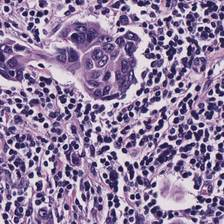
#> input picture StainTools/debug_data/96_19.jpeg, 224 x 224 px, given in place of i1.png, which was not available
$ python color_norm_single_process.py
#> lines starting #> are read from the running program, lines starting #| are printed output that depends on the picture; after the words box and inside, x2 and y2 are one past the last pixel; in counts of white or black regions, pixels touching at a corner belong together; pictures that were not available may be replaced by others from this repository, and a replacement may not be noted
### StainTools/stain_utils.py
"""
Uses the spams package:

http://spams-devel.gforge.inria.fr/index.html

Use with python via e.g https://anaconda.org/conda-forge/python-spams
"""

from __future__ import division

import numpy as np
import cv2 as cv
import spams
import matplotlib.pyplot as plt


##########################################

def read_image(path):
    """
    Read an image to RGB uint8
    :param path:
    :return:
    """
#> called with path = './data/i1.png'
    im = cv.imread(path)
#> im is the input picture: shape (224, 224, 3); mean B, G, R 161, 125.6, 145.8
    im = cv.cvtColor(im, cv.COLOR_BGR2RGB)
    return im


# [83 lines left out: functions show_colors, show, build_stack, patch_grid, not called in this run]


######################################

def standardize_brightness(I):
    """

    :param I:
    :return:
    """
    p = np.percentile(I, 90)
#> p = 224
    return np.clip(I * 255.0 / p, 0, 255).astype(np.uint8)
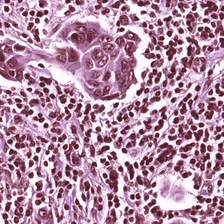
#> returned value: shape (224, 224, 3); mean of channels 0, 1, 2 164.4, 142.4, 180.5; drawn as B, G, R


def remove_zeros(I):
    """
    Remove zeros, replace with 1's.
    :param I: uint8 array
    :return:
    """
    mask = (I == 0)
    I[mask] = 1
    return I


def RGB_to_OD(I):
    """
    Convert from RGB to optical density
    :param I:
    :return:
    """
    I = remove_zeros(I)
    return -1 * np.log(I / 255)


# [16 lines left out: functions OD_to_RGB, normalize_rows, not called in this run]


def notwhite_mask(I, thresh=0.8):
    """
    Get a binary mask where true denotes 'not white'
    :param I:
    :param thresh:
    :return:
    """
#> called with thresh = 0.8
    I_LAB = cv.cvtColor(I, cv.COLOR_RGB2LAB)
#> I_LAB: shape (224, 224, 3); mean of channels 0, 1, 2 156.3, 144.3, 110.6
    L = I_LAB[:, :, 0] / 255.0
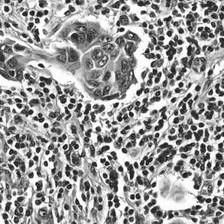
#> L: shape (224, 224) float64; min 0.0118, max 1, mean 0.613
    return (L < thresh)
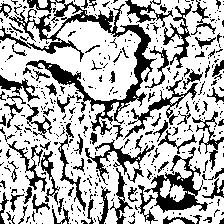
#> returned value: shape (224, 224) bool; 69.3% white; 436 black regions (345 under 20 px), largest, box (x1, y1, x2, y2) and area: (0, 0, 157, 135) 3752, (144, 147, 208, 213) 1274, (85, 139, 155, 185) 693


# [23 lines left out: functions sign, get_concentrations, not called in this run]

### StainTools/stainNorm_Vahadane.py
"""
Stain normalization inspired by method of:

A. Vahadane et al., ‘Structure-Preserving Color Normalization and Sparse Stain Separation for Histological Images’, IEEE Transactions on Medical Imaging, vol. 35, no. 8, pp. 1962–1971, Aug. 2016.

Uses the spams package:

http://spams-devel.gforge.inria.fr/index.html

Use with python via e.g https://anaconda.org/conda-forge/python-spams
"""

from __future__ import division

import spams
import numpy as np
import stain_utils as ut


def get_stain_matrix(I, threshold=0.8, lamda=0.1):
    """
    Get 2x3 stain matrix. First row H and second row E
    :param I:
    :param threshold:
    :param lamda:
    :return:
    """
    mask = ut.notwhite_mask(I, thresh=threshold).reshape((-1,))
    OD = ut.RGB_to_OD(I).reshape((-1, 3))
#> in remove_zeros, `mask = (I == 0)`:
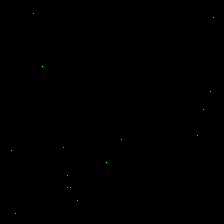
#> mask: shape (224, 224, 3) bool; mean of channels 0, 1, 2 0, 0.000299, 0; drawn as B, G, R
#> in remove_zeros, `I[mask] = 1`: I: shape (224, 224, 3); 0.03% of pixels changed, all inside (x1, y1, x2, y2) = (11, 13, 214, 214)
#> in RGB_to_OD, `return -1 * np.log(I / 255)`:
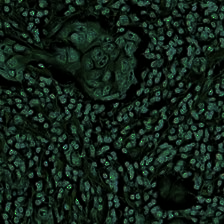
#> returned value: shape (224, 224, 3) float64; mean of channels 0, 1, 2 0.555, 0.754, 0.413; drawn with min black and max white
    OD = OD[mask]
    dictionary = spams.trainDL(OD.T, K=2, lambda1=lamda, mode=2, modeD=0, posAlpha=True, posD=True, verbose=False).T
    if dictionary[0, 0] < dictionary[1, 0]:
        dictionary = dictionary[[1, 0], :]
    dictionary = ut.normalize_rows(dictionary)
    return dictionary


###

class Normalizer(object):
    """
    A stain normalization object
    """

    def __init__(self):
        self.stain_matrix_target = None

    def fit(self, target):
        target = ut.standardize_brightness(target)
        self.stain_matrix_target = get_stain_matrix(target)

    def target_stains(self):
        return ut.OD_to_RGB(self.stain_matrix_target)

    # [23 lines left out: functions transform, hematoxylin, not called in this run]

### StainTools/color_norm_single_process.py
import os
import time
import csv
import glob
import pandas as pd
import stainNorm_Vahadane
import stain_utils as utils
from PIL import Image
from tqdm import tqdm

# prepare the image path list that need to be normalized
img_path_list = glob.glob("/data1/r20user3/StainTools/data/i*.png")
print(img_path_list)

# prepare the normalizer with the reference histology image
reference_img = utils.read_image('./data/i1.png')
normalizer = stainNorm_Vahadane.Normalizer()
normalizer.fit(reference_img)
#> (the call stopped at in get_stain_matrix, `dictionary = spams.trainDL(OD.T, K=2, lambda1=lamda, mode=2, modeD=0, ..`: spams is not available in this run)

# normalize the images one by one and save them into destination path
since = time.time()
for img_path in tqdm(img_path_list):
    # defien the normalized image save path
    normalized_img_save_path = os.path.join("/data1/r20user3/StainTools/data", img_path.split('/')[-1].split('.')[0] + '_normed.png')

    # read the image and normalize it
    img = utils.read_image(img_path)
    normalized_img = normalizer.transform(img)

    # save the normalized image
    normalized_img = Image.fromarray(normalized_img)
    normalized_img.save(normalized_img_save_path)

# print the time cost
time_elapsed = time.time() - since
print('Evaluation completed in {:.0f}m {:.0f}s.'.format(time_elapsed // 60, time_elapsed % 60))

$ run again, on StainTools/debug_data/97_19.jpeg
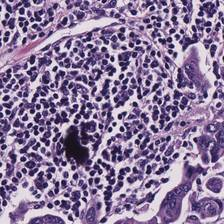
#> input picture StainTools/debug_data/97_19.jpeg, 224 x 224 px, given in place of i1.png, which was not available
#> in read_image, im is the input picture: shape (224, 224, 3); mean B, G, R 156.3, 121.4, 139.9
#> p = 225
#> I_LAB: shape (224, 224, 3); mean of channels 0, 1, 2 150.2, 143.6, 110.5
#> in notwhite_mask, `return (L < thresh)`:
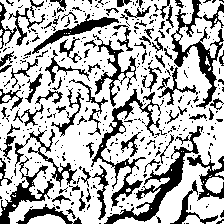
#> returned value: shape (224, 224) bool; 70.1% white; 410 black regions (331 under 20 px), largest, box (x1, y1, x2, y2) and area: (104, 126, 203, 224) 1508, (91, 89, 161, 207) 1331, (171, 0, 224, 109) 1291
#> I: shape (224, 224, 3); mean of channels 0, 1, 2 157, 137, 174.5
#> in RGB_to_OD, `return -1 * np.log(I / 255)`:
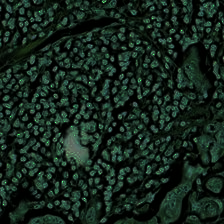
#> returned value: shape (224, 224, 3) float64; mean of channels 0, 1, 2 0.62, 0.822, 0.461; drawn with min black and max white

$ run again, on WSI_Normalizer/eg/norm/macenko/eg_1.jpg
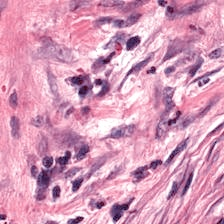
#> input picture WSI_Normalizer/eg/norm/macenko/eg_1.jpg, 224 x 224 px, given in place of i1.png, which was not available
#> in read_image, im is the input picture: shape (224, 224, 3); mean B, G, R 183.5, 153.5, 213.5
#> p = 245
#> I_LAB: shape (224, 224, 3); mean of channels 0, 1, 2 183.6, 155.5, 121.1
#> in notwhite_mask, `return (L < thresh)`:
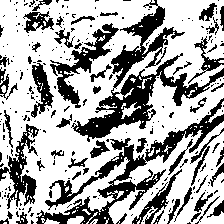
#> returned value: shape (224, 224) bool; 66.1% white; 261 black regions (205 under 20 px), largest, box (x1, y1, x2, y2) and area: (71, 0, 224, 142) 4757, (36, 98, 224, 224) 3913, (50, 23, 119, 108) 1360
#> I: shape (224, 224, 3); mean of channels 0, 1, 2 220, 159.2, 190.2
#> in RGB_to_OD, `return -1 * np.log(I / 255)`:
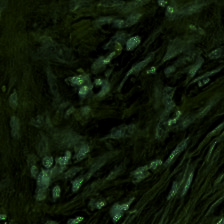
#> returned value: shape (224, 224, 3) float64; mean of channels 0, 1, 2 0.172, 0.53, 0.316; drawn with min black and max white
